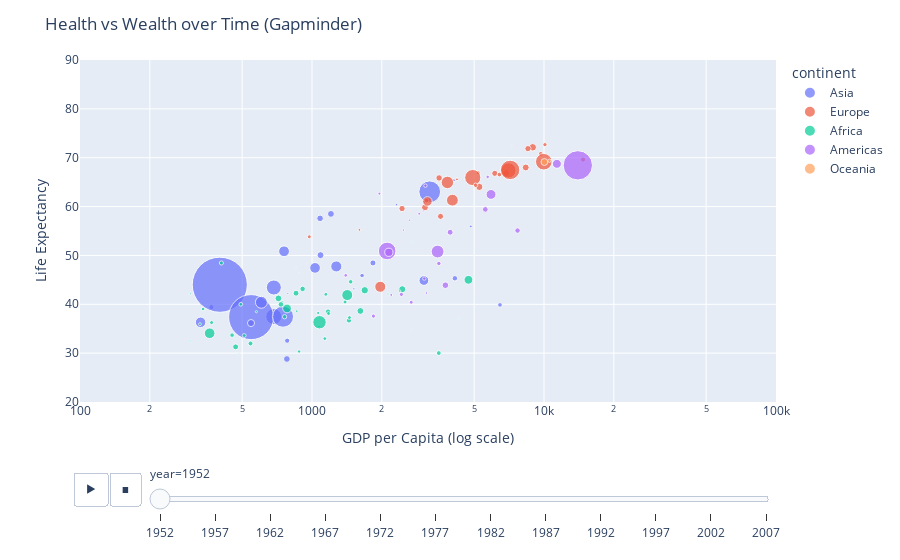

The code cell stored with this chart in its notebook:
### Markdown cell above
#### 7. Watch the classic [Gapminder Video](https://www.youtube.com/watch?v=jbkSRLYSojo), then have a look at the [`plotly` version](https://plotly.com/python/animations/) and recreate the animation (perhaps after optionally exploring and changing the [style](https://plotly.com/python/templates/), if you wish)

### Code cell
import plotly.express as px

# Load the built-in Gapminder dataset
df = px.data.gapminder()

# Create an animated bubble chart
fig = px.scatter(df, 
                 x="gdpPercap", 
                 y="lifeExp", 
                 animation_frame="year", 
                 animation_group="country",
                 size="pop", 
                 color="continent", 
                 hover_name="country",
                 log_x=True, 
                 size_max=60, 
                 range_x=[100,100000], 
                 range_y=[20,90])

# Update layout and style
fig.update_layout(title='Health vs Wealth over Time (Gapminder)',
                  xaxis_title='GDP per Capita (log scale)',
                  yaxis_title='Life Expectancy',
                  showlegend=True)

# Show the animated chart
fig.show()

### Figure 1 — Plotly figure (JSON) as saved in the notebook; plotly's stock layout.template omitted (floating-point values rounded to 4 significant figures)
{"data": [{"hovertemplate": "<b>%{hovertext}</b><br><br>continent=Asia<br>year=1952<br>gdpPercap=%{x}<br>lifeExp=%{y}<br>pop=%{marker.size}<extra></extra>", "hovertext": ["Afghanistan", "Bahrain", "Bangladesh", "Cambodia", "China", "Hong Kong, China", "India", "Indonesia", "Iran", "Iraq", "Israel", "Japan", "Jordan", "Korea, Dem. Rep.", "Korea, Rep.", "Kuwait", "Lebanon", "Malaysia", "Mongolia", "Myanmar", "Nepal", "Oman", "Pakistan", "Philippines", "Saudi Arabia", "Singapore", "Sri Lanka", "Syria", "Taiwan", "Thailand", "Vietnam", "West Bank and Gaza", "Yemen, Rep."], "ids": ["Afghanistan", "Bahrain", "Bangladesh", "Cambodia", "China", "Hong Kong, China", "India", "Indonesia", "Iran", "Iraq", "Israel", "Japan", "Jordan", "Korea, Dem. Rep.", "Korea, Rep.", "Kuwait", "Lebanon", "Malaysia", "Mongolia", "Myanmar", "Nepal", "Oman", "Pakistan", "Philippines", "Saudi Arabia", "Singapore", "Sri Lanka", "Syria", "Taiwan", "Thailand", "Vietnam", "West Bank and Gaza", "Yemen, Rep."], "legendgroup": "Asia", "marker": {"color": "#636efa", "size": [8425333, 120447, 46886859, 4693836, 556263527, 2125900, 372000000, 82052000, 17272000, 5441766, 1620914, 86459025, 607914, 8865488, 20947571, 160000, 1439529, 6748378, 800663, 20092996, 9182536, 507833, 41346560, 22438691, 4005677, 1127000, 7982342, 3661549, 8550362, 21289402, 26246839, 1030585, 4963829], "sizemode": "area", "sizeref": 366300.0, "symbol": "circle"}, "mode": "markers", "name": "Asia", "orientation": "v", "showlegend": true, "type": "scatter", "x": [779.4, 9867.0, 684.2, 368.5, 400.4, 3054.0, 546.6, 749.7, 3035.0, 4130.0, 4087.0, 3217.0, 1547.0, 1088.0, 1031.0, 108400.0, 4835.0, 1831.0, 786.6, 331, 545.9, 1828.0, 684.6, 1273.0, 6460.0, 2315.0, 1084.0, 1643.0, 1207.0, 757.8, 605.1, 1516.0, 781.7], "xaxis": "x", "y": [28.8, 50.94, 37.48, 39.42, 44, 60.96, 37.37, 37.47, 44.87, 45.32, 65.39, 63.03, 43.16, 50.06, 47.45, 55.56, 55.93, 48.46, 42.24, 36.32, 36.16, 37.58, 43.44, 47.75, 39.88, 60.4, 57.59, 45.88, 58.5, 50.85, 40.41, 43.16, 32.55], "yaxis": "y"}, {"hovertemplate": "<b>%{hovertext}</b><br><br>continent=Europe<br>year=1952<br>gdpPercap=%{x}<br>lifeExp=%{y}<br>pop=%{marker.size}<extra></extra>", "hovertext": ["Albania", "Austria", "Belgium", "Bosnia and Herzegovina", "Bulgaria", "Croatia", "Czech Republic", "Denmark", "Finland", "France", "Germany", "Greece", "Hungary", "Iceland", "Ireland", "Italy", "Montenegro", "Netherlands", "Norway", "Poland", "Portugal", "Romania", "Serbia", "Slovak Republic", "Slovenia", "Spain", "Sweden", "Switzerland", "Turkey", "United Kingdom"], "ids": ["Albania", "Austria", "Belgium", "Bosnia and Herzegovina", "Bulgaria", "Croatia", "Czech Republic", "Denmark", "Finland", "France", "Germany", "Greece", "Hungary", "Iceland", "Ireland", "Italy", "Montenegro", "Netherlands", "Norway", "Poland", "Portugal", "Romania", "Serbia", "Slovak Republic", "Slovenia", "Spain", "Sweden", "Switzerland", "Turkey", "United Kingdom"], "legendgroup": "Europe", "marker": {"color": "#EF553B", "size": [1282697, 6927772, 8730405, 2791000, 7274900, 3882229, 9125183, 4334000, 4090500, 42459667, 69145952, 7733250, 9504000, 147962, 2952156, 47666000, 413834, 10381988, 3327728, 25730551, 8526050, 16630000, 6860147, 3558137, 1489518, 28549870, 7124673, 4815000, 22235677, 50430000], "sizemode": "area", "sizeref": 366300.0, "symbol": "circle"}, "mode": "markers", "name": "Europe", "orientation": "v", "showlegend": true, "type": "scatter", "x": [1601.0, 6137.0, 8343.0, 973.5, 2444.0, 3119.0, 6876.0, 9692.0, 6425.0, 7030.0, 7144.0, 3531.0, 5264.0, 7268.0, 5210.0, 4931.0, 2648.0, 8942.0, 10100.0, 4029.0, 3068.0, 3145.0, 3581.0, 5075.0, 4215.0, 3834.0, 8528.0, 14730.0, 1969.0, 9980.0], "xaxis": "x", "y": [55.23, 66.8, 68, 53.82, 59.6, 61.21, 66.87, 70.78, 66.55, 67.41, 67.5, 65.86, 64.03, 72.49, 66.91, 65.94, 59.16, 72.13, 72.67, 61.31, 59.82, 61.05, 58.0, 64.36, 65.57, 64.94, 71.86, 69.62, 43.59, 69.18], "yaxis": "y"}, {"hovertemplate": "<b>%{hovertext}</b><br><br>continent=Africa<br>year=1952<br>gdpPercap=%{x}<br>lifeExp=%{y}<br>pop=%{marker.size}<extra></extra>", "hovertext": ["Algeria", "Angola", "Benin", "Botswana", "Burkina Faso", "Burundi", "Cameroon", "Central African Republic", "Chad", "Comoros", "Congo, Dem. Rep.", "Congo, Rep.", "Cote d'Ivoire", "Djibouti", "Egypt", "Equatorial Guinea", "Eritrea", "Ethiopia", "Gabon", "Gambia", "Ghana", "Guinea", "Guinea-Bissau", "Kenya", "Lesotho", "Liberia", "Libya", "Madagascar", "Malawi", "Mali", "Mauritania", "Mauritius", "Morocco", "Mozambique", "Namibia", "Niger", "Nigeria", "Reunion", "Rwanda", "Sao Tome and Principe", "Senegal", "Sierra Leone", "Somalia", "South Africa", "Sudan", "Swaziland", "Tanzania", "Togo", "Tunisia", "Uganda", "Zambia", "Zimbabwe"], "ids": ["Algeria", "Angola", "Benin", "Botswana", "Burkina Faso", "Burundi", "Cameroon", "Central African Republic", "Chad", "Comoros", "Congo, Dem. Rep.", "Congo, Rep.", "Cote d'Ivoire", "Djibouti", "Egypt", "Equatorial Guinea", "Eritrea", "Ethiopia", "Gabon", "Gambia", "Ghana", "Guinea", "Guinea-Bissau", "Kenya", "Lesotho", "Liberia", "Libya", "Madagascar", "Malawi", "Mali", "Mauritania", "Mauritius", "Morocco", "Mozambique", "Namibia", "Niger", "Nigeria", "Reunion", "Rwanda", "Sao Tome and Principe", "Senegal", "Sierra Leone", "Somalia", "South Africa", "Sudan", "Swaziland", "Tanzania", "Togo", "Tunisia", "Uganda", "Zambia", "Zimbabwe"], "legendgroup": "Africa", "marker": {"color": "#00cc96", "size": [9279525, 4232095, 1738315, 442308, 4469979, 2445618, 5009067, 1291695, 2682462, 153936, 14100005, 854885, 2977019, 63149, 22223309, 216964, 1438760, 20860941, 420702, 284320, 5581001, 2664249, 580653, 6464046, 748747, 863308, 1019729, 4762912, 2917802, 3838168, 1022556, 516556, 9939217, 6446316, 485831, 3379468, 33119096, 257700, 2534927, 60011, 2755589, 2143249, 2526994, 14264935, 8504667, 290243, 8322925, 1219113, 3647735, 5824797, 2672000, 3080907], "sizemode": "area", "sizeref": 366300.0, "symbol": "circle"}, "mode": "markers", "name": "Africa", "orientation": "v", "showlegend": true, "type": "scatter", "x": [2449.0, 3521.0, 1063.0, 851.2, 543.3, 339.3, 1173.0, 1071.0, 1179.0, 1103.0, 780.5, 2126.0, 1389.0, 2670.0, 1419.0, 375.6, 328.9, 362.1, 4293.0, 485.2, 911.3, 510.2, 299.9, 853.5, 298.8, 575.6, 2388.0, 1443.0, 369.2, 452.3, 743.1, 1968.0, 1688.0, 468.5, 2424.0, 761.9, 1077.0, 2719.0, 493.3, 879.6, 1450.0, 879.8, 1136.0, 4725.0, 1616.0, 1148.0, 716.7, 859.8, 1468.0, 734.8, 1147.0, 406.9], "xaxis": "x", "y": [43.08, 30.02, 38.22, 47.62, 31.98, 39.03, 38.52, 35.46, 38.09, 40.72, 39.14, 42.11, 40.48, 34.81, 41.89, 34.48, 35.93, 34.08, 37.0, 30, 43.15, 33.61, 32.5, 42.27, 42.14, 38.48, 42.72, 36.68, 36.26, 33.69, 40.54, 50.99, 42.87, 31.29, 41.73, 37.44, 36.32, 52.72, 40, 46.47, 37.28, 30.33, 32.98, 45.01, 38.63, 41.41, 41.22, 38.6, 44.6, 39.98, 42.04, 48.45], "yaxis": "y"}, {"hovertemplate": "<b>%{hovertext}</b><br><br>continent=Americas<br>year=1952<br>gdpPercap=%{x}<br>lifeExp=%{y}<br>pop=%{marker.size}<extra></extra>", "hovertext": ["Argentina", "Bolivia", "Brazil", "Canada", "Chile", "Colombia", "Costa Rica", "Cuba", "Dominican Republic", "Ecuador", "El Salvador", "Guatemala", "Haiti", "Honduras", "Jamaica", "Mexico", "Nicaragua", "Panama", "Paraguay", "Peru", "Puerto Rico", "Trinidad and Tobago", "United States", "Uruguay", "Venezuela"], "ids": ["Argentina", "Bolivia", "Brazil", "Canada", "Chile", "Colombia", "Costa Rica", "Cuba", "Dominican Republic", "Ecuador", "El Salvador", "Guatemala", "Haiti", "Honduras", "Jamaica", "Mexico", "Nicaragua", "Panama", "Paraguay", "Peru", "Puerto Rico", "Trinidad and Tobago", "United States", "Uruguay", "Venezuela"], "legendgroup": "Americas", "marker": {"color": "#ab63fa", "size": [17876956, 2883315, 56602560, 14785584, 6377619, 12350771, 926317, 6007797, 2491346, 3548753, 2042865, 3146381, 3201488, 1517453, 1426095, 30144317, 1165790, 940080, 1555876, 8025700, 2227000, 662850, 157553000, 2252965, 5439568], "sizemode": "area", "sizeref": 366300.0, "symbol": "circle"}, "mode": "markers", "name": "Americas", "orientation": "v", "showlegend": true, "type": "scatter", "x": [5911.0, 2677.0, 2109.0, 11370.0, 3940.0, 2144.0, 2627.0, 5587.0, 1398.0, 3522.0, 3048.0, 2428.0, 1840.0, 2195.0, 2899.0, 3478.0, 3112.0, 2480.0, 1952.0, 3759.0, 3082.0, 3023.0, 13990.0, 5717.0, 7690.0], "xaxis": "x", "y": [62.48, 40.41, 50.92, 68.75, 54.74, 50.64, 57.21, 59.42, 45.93, 48.36, 45.26, 42.02, 37.58, 41.91, 58.53, 50.79, 42.31, 55.19, 62.65, 43.9, 64.28, 59.1, 68.44, 66.07, 55.09], "yaxis": "y"}, {"hovertemplate": "<b>%{hovertext}</b><br><br>continent=Oceania<br>year=1952<br>gdpPercap=%{x}<br>lifeExp=%{y}<br>pop=%{marker.size}<extra></extra>", "hovertext": ["Australia", "New Zealand"], "ids": ["Australia", "New Zealand"], "legendgroup": "Oceania", "marker": {"color": "#FFA15A", "size": [8691212, 1994794], "sizemode": "area", "sizeref": 366300.0, "symbol": "circle"}, "mode": "markers", "name": "Oceania", "orientation": "v", "showlegend": true, "type": "scatter", "x": [10040.0, 10560.0], "xaxis": "x", "y": [69.12, 69.39], "yaxis": "y"}], "layout": {"legend": {"itemsizing": "constant", "title": {"text": "continent"}, "tracegroupgap": 0}, "margin": {"t": 60}, "showlegend": true, "sliders": [{"active": 0, "currentvalue": {"prefix": "year="}, "len": 0.9, "pad": {"b": 10, "t": 60}, "steps": [{"args": [["1952"], {"frame": {"duration": 0, "redraw": false}, "fromcurrent": true, "mode": "immediate", "transition": {"duration": 0, "easing": "linear"}}], "label": "1952", "method": "animate"}, {"args": [["1957"], {"frame": {"duration": 0, "redraw": false}, "fromcurrent": true, "mode": "immediate", "transition": {"duration": 0, "easing": "linear"}}], "label": "1957", "method": "animate"}, {"args": [["1962"], {"frame": {"duration": 0, "redraw": false}, "fromcurrent": true, "mode": "immediate", "transition": {"duration": 0, "easing": "linear"}}], "label": "1962", "method": "animate"}, {"args": [["1967"], {"frame": {"duration": 0, "redraw": false}, "fromcurrent": true, "mode": "immediate", "transition": {"duration": 0, "easing": "linear"}}], "label": "1967", "method": "animate"}, {"args": [["1972"], {"frame": {"duration": 0, "redraw": false}, "fromcurrent": true, "mode": "immediate", "transition": {"duration": 0, "easing": "linear"}}], "label": "1972", "method": "animate"}, {"args": [["1977"], {"frame": {"duration": 0, "redraw": false}, "fromcurrent": true, "mode": "immediate", "transition": {"duration": 0, "easing": "linear"}}], "label": "1977", "method": "animate"}, {"args": [["1982"], {"frame": {"duration": 0, "redraw": false}, "fromcurrent": true, "mode": "immediate", "transition": {"duration": 0, "easing": "linear"}}], "label": "1982", "method": "animate"}, {"args": [["1987"], {"frame": {"duration": 0, "redraw": false}, "fromcurrent": true, "mode": "immediate", "transition": {"duration": 0, "easing": "linear"}}], "label": "1987", "method": "animate"}, {"args": [["1992"], {"frame": {"duration": 0, "redraw": false}, "fromcurrent": true, "mode": "immediate", "transition": {"duration": 0, "easing": "linear"}}], "label": "1992", "method": "animate"}, {"args": [["1997"], {"frame": {"duration": 0, "redraw": false}, "fromcurrent": true, "mode": "immediate", "transition": {"duration": 0, "easing": "linear"}}], "label": "1997", "method": "animate"}, {"args": [["2002"], {"frame": {"duration": 0, "redraw": false}, "fromcurrent": true, "mode": "immediate", "transition": {"duration": 0, "easing": "linear"}}], "label": "2002", "method": "animate"}, {"args": [["2007"], {"frame": {"duration": 0, "redraw": false}, "fromcurrent": true, "mode": "immediate", "transition": {"duration": 0, "easing": "linear"}}], "label": "2007", "method": "animate"}], "x": 0.1, "xanchor": "left", "y": 0, "yanchor": "top"}], "title": {"text": "Health vs Wealth over Time (Gapminder)"}, "updatemenus": [{"buttons": [{"args": [null, {"frame": {"duration": 500, "redraw": false}, "fromcurrent": true, "mode": "immediate", "transition": {"duration": 500, "easing": "linear"}}], "label": "&#9654;", "method": "animate"}, {"args": [[null], {"frame": {"duration": 0, "redraw": false}, "fromcurrent": true, "mode": "immediate", "transition": {"duration": 0, "easing": "linear"}}], "label": "&#9724;", "method": "animate"}], "direction": "left", "pad": {"r": 10, "t": 70}, "showactive": false, "type": "buttons", "x": 0.1, "xanchor": "right", "y": 0, "yanchor": "top"}], "xaxis": {"anchor": "y", "domain": [0, 1], "range": [2, 5], "title": {"text": "GDP per Capita (log scale)"}, "type": "log"}, "yaxis": {"anchor": "x", "domain": [0, 1], "range": [20, 90], "title": {"text": "Life Expectancy"}}}}
